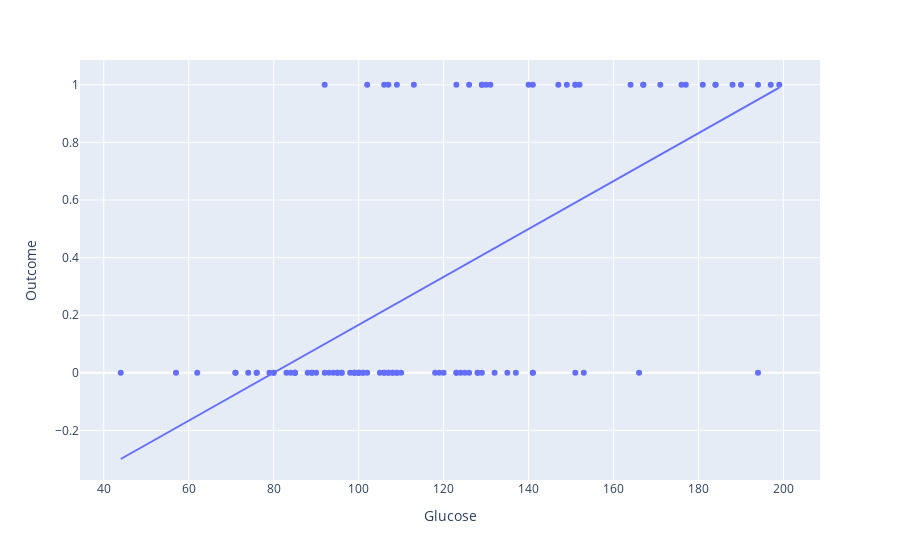

This figure's notebook cell:
### Markdown cell above
Você logo percebe que há uma forte relação entre o nível de glucose e o quadro clínico do paciente, etão decide fazer uma regressão linear, chegando no seguinte gráfico:

### Code cell
fig = px.scatter(df, x="Glucose", y="Outcome", trendline="ols")
fig.show()

### Figure 1 — Plotly figure (JSON) as saved in the notebook; plotly's stock layout.template omitted (floating-point values rounded to 4 significant figures)
{"data": [{"hovertemplate": "Glucose=%{x}<br>Outcome=%{y}<extra></extra>", "legendgroup": "", "marker": {"color": "#636efa", "symbol": "circle"}, "mode": "markers", "name": "", "orientation": "v", "showlegend": false, "type": "scatter", "x": [100, 57, 100, 119, 102, 126, 171, 92, 151, 85, 109, 89, 109, 79, 99, 130, 181, 199, 92, 71, 94, 151, 74, 152, 106, 135, 76, 141, 131, 107, 177, 80, 141, 71, 153, 88, 129, 120, 85, 167, 129, 128, 85, 184, 110, 96, 84, 190, 95, 101, 164, 166, 109, 118, 123, 90, 108, 96, 106, 140, 106, 89, 149, 44, 105, 76, 62, 124, 123, 147, 107, 167, 99, 95, 108, 184, 125, 113, 100, 194, 176, 123, 107, 188, 128, 93, 99, 197, 132, 129, 126, 101, 102, 83, 80, 137, 98, 151, 194, 141], "xaxis": "x", "y": [0, 0, 0, 0, 1, 1, 1, 1, 1, 0, 0, 0, 1, 0, 0, 1, 1, 1, 0, 0, 0, 0, 0, 1, 1, 0, 0, 1, 1, 1, 1, 0, 0, 0, 0, 0, 0, 0, 0, 1, 1, 0, 0, 1, 0, 0, 0, 1, 0, 0, 1, 0, 0, 0, 1, 0, 0, 0, 0, 1, 0, 0, 1, 0, 0, 0, 0, 0, 0, 1, 0, 1, 0, 0, 0, 1, 0, 1, 0, 0, 1, 0, 0, 1, 0, 0, 0, 1, 0, 1, 0, 0, 0, 0, 0, 0, 0, 1, 1, 0], "yaxis": "y"}, {"hovertemplate": "<b>OLS trendline</b><br>Outcome = 0.0083185 * Glucose + -0.665142<br>R<sup>2</sup>=0.383460<br><br>Glucose=%{x}<br>Outcome=%{y} <b>(trend)</b><extra></extra>", "legendgroup": "", "marker": {"color": "#636efa", "symbol": "circle"}, "mode": "lines", "name": "", "showlegend": false, "type": "scatter", "x": [44, 57, 62, 71, 71, 74, 76, 76, 79, 80, 80, 83, 84, 85, 85, 85, 88, 89, 89, 90, 92, 92, 93, 94, 95, 95, 96, 96, 98, 99, 99, 99, 100, 100, 100, 101, 101, 102, 102, 105, 106, 106, 106, 107, 107, 107, 108, 108, 109, 109, 109, 110, 113, 118, 119, 120, 123, 123, 123, 124, 125, 126, 126, 128, 128, 129, 129, 129, 130, 131, 132, 135, 137, 140, 141, 141, 141, 147, 149, 151, 151, 151, 152, 153, 164, 166, 167, 167, 171, 176, 177, 181, 184, 184, 188, 190, 194, 194, 197, 199], "xaxis": "x", "y": [-0.2991, -0.191, -0.1494, -0.07453, -0.07453, -0.04957, -0.03294, -0.03294, -0.007981, 0.0003379, 0.0003379, 0.02529, 0.03361, 0.04193, 0.04193, 0.04193, 0.06689, 0.0752, 0.0752, 0.08352, 0.1002, 0.1002, 0.1085, 0.1168, 0.1251, 0.1251, 0.1334, 0.1334, 0.1501, 0.1584, 0.1584, 0.1584, 0.1667, 0.1667, 0.1667, 0.175, 0.175, 0.1833, 0.1833, 0.2083, 0.2166, 0.2166, 0.2166, 0.2249, 0.2249, 0.2249, 0.2333, 0.2333, 0.2416, 0.2416, 0.2416, 0.2499, 0.2748, 0.3164, 0.3248, 0.3331, 0.358, 0.358, 0.358, 0.3664, 0.3747, 0.383, 0.383, 0.3996, 0.3996, 0.4079, 0.4079, 0.4079, 0.4163, 0.4246, 0.4329, 0.4579, 0.4745, 0.4994, 0.5078, 0.5078, 0.5078, 0.5577, 0.5743, 0.591, 0.591, 0.591, 0.5993, 0.6076, 0.6991, 0.7157, 0.724, 0.724, 0.7573, 0.7989, 0.8072, 0.8405, 0.8655, 0.8655, 0.8987, 0.9154, 0.9486, 0.9486, 0.9736, 0.9902], "yaxis": "y"}], "layout": {"legend": {"tracegroupgap": 0}, "margin": {"t": 60}, "xaxis": {"anchor": "y", "domain": [0, 1], "title": {"text": "Glucose"}}, "yaxis": {"anchor": "x", "domain": [0, 1], "title": {"text": "Outcome"}}}}
